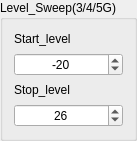
   <widget class="QGroupBox" name="level_sweep_groupBox">
    <property name="geometry">
     <rect>
      <x>300</x>
      <y>420</y>
      <width>137</width>
      <height>141</height>
     </rect>
    </property>
    <property name="title">
     <string>Level_Sweep(3/4/5G)</string>
    </property>
    <layout class="QVBoxLayout" name="verticalLayout_9">
     <item>
      <widget class="QLabel" name="start_level_label">
       <property name="sizePolicy">
        <sizepolicy hsizetype="Preferred" vsizetype="Preferred">
         <horstretch>0</horstretch>
         <verstretch>0</verstretch>
        </sizepolicy>
       </property>
       <property name="text">
        <string>Start_level</string>
       </property>
       <property name="alignment">
        <set>Qt::AlignLeading|Qt::AlignLeft|Qt::AlignVCenter</set>
       </property>
      </widget>
     </item>
     <item>
      <widget class="QSpinBox" name="level_sweep_start_spinBox">
       <property name="alignment">
        <set>Qt::AlignCenter</set>
       </property>
       <property name="minimum">
        <number>-100</number>
       </property>
       <property name="maximum">
        <number>30</number>
       </property>
       <property name="value">
        <number>-20</number>
       </property>
      </widget>
     </item>
     <item>
      <widget class="QLabel" name="stop_level_label">
       <property name="text">
        <string>Stop_level</string>
       </property>
       <property name="alignment">
        <set>Qt::AlignLeading|Qt::AlignLeft|Qt::AlignVCenter</set>
       </property>
      </widget>
     </item>
     <item>
      <widget class="QSpinBox" name="level_stop_spinBox">
       <property name="alignment">
        <set>Qt::AlignCenter</set>
       </property>
       <property name="minimum">
        <number>-100</number>
       </property>
       <property name="maximum">
        <number>30</number>
       </property>
       <property name="value">
        <number>26</number>
       </property>
      </widget>
     </item>
    </layout>
   </widget>
